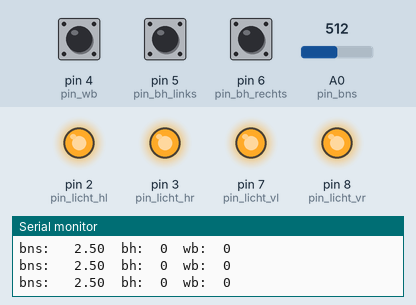
Simulated run of this sketch. Board: Arduino Uno, built with avr-gcc and run on an emulated ATmega328P. Shown: output pins drawn as LEDs (lit = HIGH), the last lines printed to the serial monitor. The test bench sets the inputs (shaded band); at power-on: pin 4 (pin_wb) HIGH, pin 5 (pin_bh_links) HIGH, pin 6 (pin_bh_rechts) HIGH, A0 (pin_bns) = 512.

Above: at 1.2 s.
1.3 s: pin 4 (pin_wb) pulled LOW for 0.15 s
At 1.8 s:
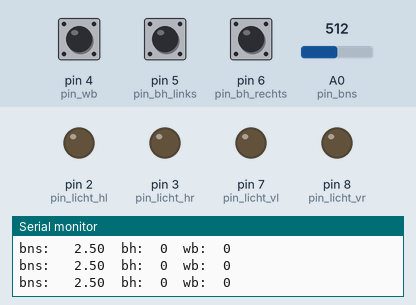
4.4 s: pin 5 (pin_bh_links) pulled LOW for 0.15 s
At 5.2 s:
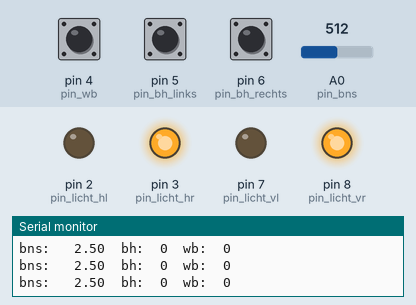
7.5 s: pin 6 (pin_bh_rechts) pulled LOW for 0.15 s
At 8.6 s:
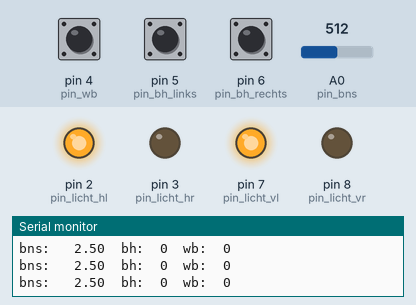
10.6 s: pin 6 (pin_bh_rechts) pulled LOW for 1 s
At 13.7 s:
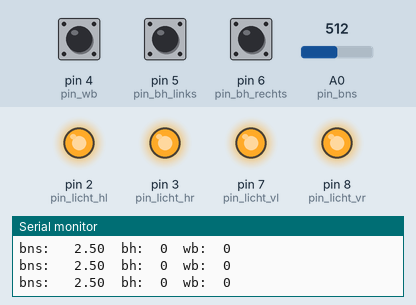
14.6 s: pin 6 (pin_bh_rechts) pulled LOW for 3.2 s
At 15.9 s:
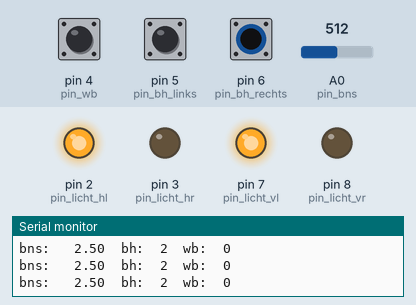
Timing chart, 0 to 21.1 s (numbered marks = the images above; inputs shaded):
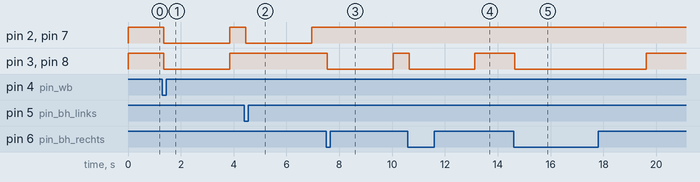

The sketch:

blinker.ino
```cpp
/*********
 * Datei: bh__wb_bns_vorlage
 * Autor, Datum: Reiner Kriesten, 2016-02-25
 * aktualisierung: Christian Gutenkunst, 2016-09-29
 * Beschreibung: Datei, welche die Übung Blinkerhebel/Warnblinker auf den Arduino transferiert
 *
 * Schnittstellen:
 * - Eingänge:
 * Warnblinker: Digi 4
 * Blinkerhebel: Digi 5, 6  (2 Pins, 1: links ja/nein; 2: rechts ja/nein)
 * Bordnetzspannung: Analog 0 A0 ([0V-5V] -> 10 Bit {0,...,1023})
 * - Ausgänge:
 * Licht_VL: Digi 7
 * Licht_HL: Digi 2
 * Licht_VR: Digi 8
 * Licht_HR: Digi 3
 *
 * Programmierkonventionen:
 * Verwendung der folgenden Datentypen:
 * - float, uint8 (unsigned char), uint16 (unsigned int), int (für Einlesen Analogspannung)
 * - Variablen und Funktionen: keinschreibung_und_underscore
 * - Defines: GROSSSCHREIBUNG
 * - Benamung der Pin: Prefix pin_
 *
 * Debug-Realisierung: wird über die Ausgabe der seriellen Schnittstelle realisiert
 *
 *
 *
 * Funktionen - Arduino-Anpassung:
 * uint read_bh(uint8 BH_links, uint8 BH_rechts): wandelt die beiden Binäreingänge in eine Variable
 *                                                mit Werten 0(AUS), 1(links), 2(rechts) um
 * float read_bns(int analog): wandelt den 10-Bit Wert zurück in einen Spannungswert [0,5]
 *
 ***********/


/***************************************************************************************************
 * Ab hier: Defines, Prototypen, Globale Varibalen, Pinbenamungen
 **************************************************************************************************/


/* Defines */
#define AUS 0
#define LINKS 1
#define RECHTS 2
#define BEIDE 3

/* Typedef */
typedef unsigned int uint16;
typedef unsigned char uint8;


/* Funktionsprototyen */
//uint8 read_bh(uint8 BH_links, uint8 BH_rechts);
void read_input(void);
void write_output(void);
void pwm_anzeit_berechnung(float bns, uint8 * an_ticks_1ms);
void lichtansteuerung(uint8 blinkprio, uint8 an_ticks_1ms, uint8 * blink_vl, uint8 *blink_vr, uint8 *blink_hl, uint8 * blink_hr);
void blinker_warnblinker_priorisierung(uint8 wb, uint8 bh, uint8  * blink_prio);
void rising_edge_bh(uint8 in, uint8 * out);
void rising_edge_wb(uint8 in, uint8 * out);
void modell_logik(void);

/* Globale Variablen -  dienen als Schnittstelle für den "Simulink-Modellcode"*/
uint8 wb, bh, licht_vl, licht_hl, licht_vr, licht_hr ;
float bns;


/* Pinbenamung gemäß Arduino */
int pin_wb = 4;
int pin_bh_links = 5;
int pin_bh_rechts = 6;
int pin_bns = A0;
int pin_licht_vl = 7;
int pin_licht_hl = 2;
int pin_licht_vr = 8;
int pin_licht_hr = 3;


/***************************************************************************************************
 * Ab hier Setup + Loop
 ***************************************************************************************************/

void setup() {
  // Setup der Eingänge /Ausgänge
  pinMode(pin_wb, INPUT_PULLUP); // Input_PULLUP
  pinMode(pin_bh_links, INPUT_PULLUP);
  pinMode(pin_bh_rechts, INPUT_PULLUP);
  // Analog-Pin: keine Aktion notwendig
  pinMode(pin_licht_vl, OUTPUT);
  pinMode(pin_licht_hl, OUTPUT);
  pinMode(pin_licht_vr, OUTPUT);
  pinMode(pin_licht_hr, OUTPUT);
  // Setup der seriellen Schnittstelle für Debug
  Serial.begin(9600);
  while (!Serial) {
    ; // wait for serial port to connect. Needed for native USB port only
  }
}

void loop() {
  // Realisierung nach EVA - Eingabe Verarbeitung Ausgabe im 1ms Raster
  unsigned long zeit;
  zeit=millis();
  //Serial.print(zeit); Serial.print(" vor read \n");
  read_input();
  //zeit=millis();
  //Serial.print(zeit); Serial.print(" nach read \n");
  modell_logik();
  //zeit=millis();
  //Serial.print(zeit); Serial.print(" nach Logik \n");
  write_output();
  //zeit=millis();
  //Serial.print(zeit); Serial.print(" nach Write \n");
  delay(1); // 1ms-Wartezeit

  Serial.print("bns: \t"); Serial.print(bns); Serial.print("\tbh:\t");Serial.print(bh);Serial.print("\twb:\t");Serial.println(wb);


}

/***************************************************************************************************
 * Ab hier Implementierung der Arduino "Basis-SW" für die Signalpfade
 **************************************************************************************************/

/**********************
Funktion: void read_input(void)
- Ein-/Ausgabeparameter:
- keine

- Beschreibung: Lese die Inputs von den Pins ein uns speichere die Werte in die globalen Variablen,
                die dem eigentlichen Modell zur Verfügung gestellt werden
- ACHTUNG: NEGATIVE LOGIK, SIEHE SCHALTPLAN
***********************/
void read_input(void)
{
  wb=!digitalRead(pin_wb);
  if((digitalRead(pin_bh_links)==0)&&(digitalRead(pin_bh_rechts)==0)){
    bh=AUS;
  }
  else if(digitalRead(pin_bh_links)==0){
    bh=LINKS;
  }
  else if(digitalRead(pin_bh_rechts)==0){
    bh=RECHTS;
  }
  else{bh=AUS;}
  read_bns(analogRead(A0));
}

/**********************
Funktion: void write_output(void)
- Ein-/Ausgabeparameter:
- keine

- Beschreibung: Schreibe die Werte der globalen Variablen, die den Output des Simulinks-Modells
                beinhalten, auf die Pins heruas
- ACHTUNG: NEGATIVE LOGIK, SIEHE SCHALTPLAN
***********************/
void write_output(void)
{
  digitalWrite(pin_licht_vl,licht_vl);
  digitalWrite(pin_licht_vr,licht_vr);
  digitalWrite(pin_licht_hl,licht_hl);
  digitalWrite(pin_licht_hr,licht_hr);
}


/**********************
Funktion: uint8 read_bh(uint8 BH_links, uint8 BH_rechts)
- Ein-/Ausgabeparameter:
- Eingänge uint8 BH_links: Links-Wunsch ja/nein
- Eingänge uint8 BH_rechts: Rechts-Wunsch ja/nein
- Ausgang: logischer Ausgang des BH mit Werten 0(AUS), 1 (LINKS), 2 (RECHTS)

- Beschreibung: Error-Handling, falls LINKS und RECHTS aktiv: Ausgabe "AUS"
***********************/
//uint8 read_bh(uint8 BH_links, uint8 BH_rechts)
//{
//  if((digitalRead(pin_bh_links==0)&&(digitalRead(pin_bh_rechts==0)){
//    bh=AUS;
//  }
//  else if(digitalRead(pin_bh_links==0)){
//    bh=LINKS;
//  }
//  else if(digitalRead(pin_bh_rechts==0)){
//    bh=RECHTS;
//  }
//  else{bh=AUS;}
//}

/**********************
Funktion: float read_bns(int analog)
- Ein-/Ausgabeparameter:
- Eingänge int analog: Analogwert {0...1023}
- Ausgang: Bordnetzspannung [0V, 5V]

- Beschreibung: Umrechnung via out/in = 5.0 / 1023
  Berechnung auf Basis von Gleitkommazahlen notwendig
***********************/
float read_bns(int analog)
{
  bns = analog*5./1023;
}


/***************************************************************************************************
 * Ab hier Implementierung des eigentlichen Modells auf Basis von S-Function Gesamtmodell in Matlab
 ***************************************************************************************************/

void modell_logik(void)
{
  uint8 an_ticks_1ms=0, blink_prio=0;
  pwm_anzeit_berechnung(bns, &an_ticks_1ms);
  blinker_warnblinker_priorisierung(wb, bh, &blink_prio);
  lichtansteuerung(blink_prio, an_ticks_1ms, &licht_vl, &licht_vr, &licht_hl, &licht_hr);
}


/**********************
Funktion: void blinker_warnblinker_priorisierung(uint8 wb, uint8 bh, uint8  * blink_prio)
- Ein-/Ausgabeparameter:
  - Eingang uint8 wb: Warnblinker-Request: 0 (AUS), 1(EIN)
  - Eingang uint8 bh: Blinkerhebel-Request, Werte: AUS(0)/ LINKS (1)/ RECHTS (2) / BEIDE (3)
  - Ausgang uint8 * blink_prio: Ausgangspriorisierung, Werte:AUS(0)/LINKS (1)/RECHTS (2)/BEIDE(3)
- Semantik: Realisierung der Blinkerhebel-/Warnblinklogik gemäß Simulink-Modellblock
- Randbedingung: Direkter Übergang links <-> rechts in Request wird als nicht existent angenommen
- Implementierung:
  - gemäß Simulink-Modellblock unter Verwendung von Rising-Edge-Blöcken
***********************/
void blinker_warnblinker_priorisierung(uint8 wb, uint8 bh, uint8  * blink_prio)
{
  static bool werHatPrio=0;
  uint8 wbFlanke, bhFlanke;

  rising_edge_wb(wb,&wbFlanke);
  rising_edge_bh(bh,&bhFlanke);

  if(werHatPrio==0)
    {
      if(wbFlanke==1)
      {werHatPrio=1;}
      else if(bh == LINKS)
      {*blink_prio = LINKS;}
      else if(bh == RECHTS)
      {*blink_prio = RECHTS;}
      else if(wb == 1)
      {*blink_prio = BEIDE;}
      else {*blink_prio = AUS;}
    }
    else
    {
      if(bhFlanke==1)
      {werHatPrio=0;}
      else if(wb == 1)
      {*blink_prio = BEIDE;}
      else if(bh == LINKS)
      {*blink_prio = LINKS;}
      else if(bh == RECHTS)
      {*blink_prio = RECHTS;}
      else {*blink_prio = AUS;}
    }
}

/**********************
Funktion: void pwm_anzeit_berechnung(float bns, uint8 * an_ticks_1ms)
- Semantik: Berechnung der PWM-Zeit auf Basis der BNS gemäß Simulink-Modell
- Ein-/Ausgabeparameter:
  - Eingang float bns: Bordnetzspannung [0V, 5V]
  - Ausgang uint8 * an_ticks_1ms: Anzahl Ausgangsticks (zwischen 0 und 100)
- Implementierung: gemäß Simulink-Modell
***********************/
void pwm_anzeit_berechnung(float bns, uint8 * an_ticks_1ms)
{
  if(bns>5){*an_ticks_1ms=50;}
  else if(bns<2.5){*an_ticks_1ms=100;}
  else{*an_ticks_1ms=-20*bns+150;}
}


/**********************
Funktion: void rising_edge_bh(uint8 in, uint8 * out)
- Ein-/Ausgabeparameter:
  - Eingang uint8 in: boolescher Eingang
  - Ausgang uint8 * out: boolescher Ausgang
- Semantik: Hilfsfunktion, welche von boolescher Variable den Trigger nach oben detektiert
***********************/
void rising_edge_bh(uint8 in, uint8 * out)
{
  static uint8 inAlt=0;
  if(inAlt < in){*out = 1;}
  else {*out = 0;}
  inAlt = in;
}

/**********************
Funktion: void rising_edge_wb(uint8 in, uint8 * out)
- Ein-/Ausgabeparameter:
  - Eingang uint8 in: boolescher Eingang
  - Ausgang uint8 * out: boolescher Ausgang
- Semantik: Hilfsfunktion, welche von boolescher Variable den Trigger nach oben detektiert
***********************/
void rising_edge_wb(uint8 in, uint8 * out)
{
  static uint8 inAlt=0;
  if(inAlt < in){*out = 1;}
  else {*out = 0;}
  inAlt = in;
}


/**********************
Funktion: void lichtansteuerung(uint8 blinkprio, uint8 an_ticks_1ms, uint8 * blink_vl, uint8 *blink_vr, uint8 *blink_hl, uint8 * blink_hr)
- Ein-/Ausgabeparameter:
  - Eingang uint8 blinkprio: Auswertewunsch, welche Blinkrichtung aktiviert wird:
                             AUS(0)/ LINKS (1)/ RECHTS (2) / BEIDE (3)
  - Eingang uint8 an_ticks_1ms: Anzahl der AN-Ticks für unterlegte PWM mit 100 ms Periodendauer
  - Ausgang uint8 * blink_vl: boolescher Ausgang, Aktivierung Blinker vl
  - Ausgang uint8 * blink_vl: boolescher Ausgang, Aktivierung Blinker vr
  - Ausgang uint8 * blink_hl: boolescher Ausgang, Aktivierung Blinker hl
  - Ausgang uint8 * blink_hr: boolescher Ausgang, Aktivierung Blinker hr
- Semantik: Schaltet die Lichter auf Basis des Einschaltwunsches und der vorgegebenen PWM-Helligkeit
- Implementierung: gemäß Simulink-Modell
***********************/
void lichtansteuerung(uint8 blinkprio, uint8 an_ticks_1ms, uint8 * blink_vl, uint8 *blink_vr, uint8 *blink_hl, uint8 * blink_hr)
{
  static uint8 blink_zustand=AUS;
  static uint8 counter1ms=0;
  static unsigned long counter100ms=0;
  static unsigned long anzeit=0;

  if(blink_zustand==AUS){
    *blink_vr=1; *blink_hr=1; *blink_vl=1; *blink_hl=1;
    counter100ms=0;
    counter1ms=0;
    if(blinkprio==LINKS){
      anzeit=an_ticks_1ms;
      blink_zustand=LINKS;
    }else if(blinkprio==RECHTS)
    {
      anzeit=an_ticks_1ms;
      blink_zustand=RECHTS;
    }else if(blinkprio==BEIDE){
      anzeit=an_ticks_1ms;
      blink_zustand=BEIDE;
    }else{;}

  }else if(blink_zustand==LINKS){
    counter1ms=(counter1ms+1)%100;
    if(counter1ms==0 && blinkprio==LINKS){
    anzeit=an_ticks_1ms;
    counter100ms++;
    }
    else if(counter1ms==0 && blinkprio==BEIDE){
      anzeit=an_ticks_1ms;
      counter100ms=0;
      blink_zustand=BEIDE;
    }
    else if(counter1ms==0 && blinkprio==RECHTS){
      anzeit=an_ticks_1ms;
      counter100ms=0;
      blink_zustand=RECHTS;
    }
    else if(counter1ms==0){
      anzeit=an_ticks_1ms;
            blink_zustand=AUS;
    }
    else if(counter1ms<=anzeit && ((counter100ms%10)<5)){
      *blink_vr=1; *blink_hr=1; *blink_vl=0; *blink_hl=0;
    }
    else{
      *blink_vr=1;
      *blink_hr=1;
      *blink_vl=1;
      *blink_hl=1;
    }
  }
  else if(blink_zustand==RECHTS){
    counter1ms=(counter1ms+1)%100;
    if(counter1ms==0 && blinkprio==RECHTS){
      anzeit=an_ticks_1ms;
      counter100ms++;
    }
    else if(counter1ms==0 && blinkprio==BEIDE){
      anzeit=an_ticks_1ms;
      counter100ms=0;
      blink_zustand=BEIDE;
    }
    else if(counter1ms==0 && blinkprio==LINKS){
      anzeit=an_ticks_1ms;
      counter100ms=0;
      blink_zustand=LINKS;
    }
    else if(counter1ms==0){
      anzeit=an_ticks_1ms;
            blink_zustand=AUS;
    }
    else if(counter1ms<=anzeit && ((counter100ms%10)<5)){
      *blink_vr=0;*blink_hr=0; *blink_vl=1; *blink_hl=1;
    }
    else{
      *blink_vr=1; *blink_hr=1; *blink_vl=1; *blink_hl=1;
    }
  }
  else{
    counter1ms=(counter1ms+1)%100;
    if(counter1ms==0 && blinkprio==BEIDE){
      anzeit=an_ticks_1ms;
      counter100ms++;
    }
    else if(counter1ms==0 && blinkprio==LINKS)
    {
      anzeit= an_ticks_1ms;
      counter100ms=0;
      blink_zustand=LINKS;
    }
    else if(counter1ms==0 && blinkprio==RECHTS){
      anzeit=an_ticks_1ms;
      counter100ms=0;
      blink_zustand=RECHTS;
    }
    else if(counter1ms==0){
      anzeit=an_ticks_1ms;
            blink_zustand=AUS;
    }
    else if(counter1ms<=anzeit && ((counter100ms%10)<5)){
      *blink_vr=0; *blink_hr=0; *blink_vl=0; *blink_hl=0;
    }
    else{
      *blink_vr=1; *blink_hr=1; *blink_vl=1; *blink_hl=1;
    }
  }
}
```

Measured:
- after the input at 1.3 s, pin 2 (pin_licht_hl), pin 3 (pin_licht_hr), pin 7 (pin_licht_vl), pin 8 (pin_licht_vr): HIGH → LOW after 0.06 s, → HIGH 2.5 s later
- after the input at 4.4 s, pin 2 (pin_licht_hl), pin 7 (pin_licht_vl): HIGH → LOW after 0.05 s, → HIGH 2.5 s later
- after the input at 7.5 s, pin 3 (pin_licht_hr), pin 8 (pin_licht_vr): HIGH → LOW after 0.05 s, → HIGH 2.5 s later
- after the input at 10.6 s, pin 3 (pin_licht_hr), pin 8 (pin_licht_vr): HIGH → LOW at once, → HIGH 2.5 s later
- after the input at 14.6 s, pin 3 (pin_licht_hr), pin 8 (pin_licht_vr): HIGH → LOW at once, → HIGH 5.0 s later
